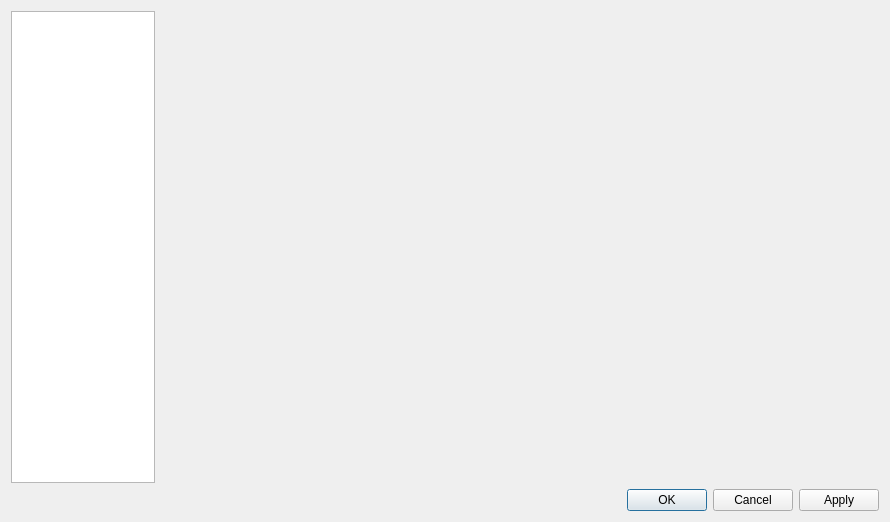
<?xml version="1.0" encoding="UTF-8"?>
<ui version="4.0">
 <class>Config</class>
 <widget class="QDialog" name="Config">
  <property name="geometry">
   <rect>
    <x>0</x>
    <y>0</y>
    <width>890</width>
    <height>522</height>
   </rect>
  </property>
  <property name="windowTitle">
   <string>Dialog</string>
  </property>
  <layout class="QGridLayout" name="gridLayout_2">
   <item row="0" column="1">
    <widget class="QWidget" name="mConfigWidget" native="true">
     <property name="sizePolicy">
      <sizepolicy hsizetype="Preferred" vsizetype="Preferred">
       <horstretch>5</horstretch>
       <verstretch>0</verstretch>
      </sizepolicy>
     </property>
     <layout class="QGridLayout" name="gridLayout">
      <property name="leftMargin">
       <number>0</number>
      </property>
      <property name="topMargin">
       <number>0</number>
      </property>
      <property name="rightMargin">
       <number>0</number>
      </property>
      <property name="bottomMargin">
       <number>0</number>
      </property>
     </layout>
    </widget>
   </item>
   <item row="1" column="1">
    <widget class="QDialogButtonBox" name="buttonBox">
     <property name="orientation">
      <enum>Qt::Horizontal</enum>
     </property>
     <property name="standardButtons">
      <set>QDialogButtonBox::Apply|QDialogButtonBox::Cancel|QDialogButtonBox::Ok</set>
     </property>
    </widget>
   </item>
   <item row="0" column="0">
    <widget class="QListWidget" name="mConfigList">
     <property name="sizePolicy">
      <sizepolicy hsizetype="Expanding" vsizetype="Expanding">
       <horstretch>1</horstretch>
       <verstretch>0</verstretch>
      </sizepolicy>
     </property>
     <property name="font">
      <font>
       <pointsize>12</pointsize>
      </font>
     </property>
    </widget>
   </item>
  </layout>
 </widget>
 <resources/>
 <connections>
  <connection>
   <sender>buttonBox</sender>
   <signal>accepted()</signal>
   <receiver>Config</receiver>
   <slot>accept()</slot>
   <hints>
    <hint type="sourcelabel">
     <x>248</x>
     <y>254</y>
    </hint>
    <hint type="destinationlabel">
     <x>157</x>
     <y>274</y>
    </hint>
   </hints>
  </connection>
  <connection>
   <sender>buttonBox</sender>
   <signal>rejected()</signal>
   <receiver>Config</receiver>
   <slot>reject()</slot>
   <hints>
    <hint type="sourcelabel">
     <x>316</x>
     <y>260</y>
    </hint>
    <hint type="destinationlabel">
     <x>286</x>
     <y>274</y>
    </hint>
   </hints>
  </connection>
 </connections>
</ui>
